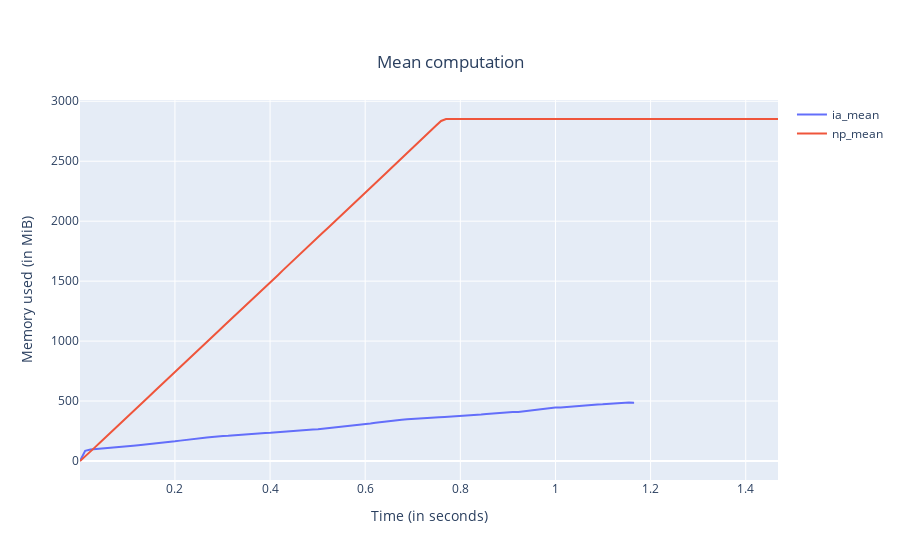

Notebook cell for this chart:
### Markdown cell above
## Resource consumption

As a summary, let's do a plot on the speed for the different kind of computations:

### Code cell
%mprof_plot ia_mean np_mean -t "Mean computation"
